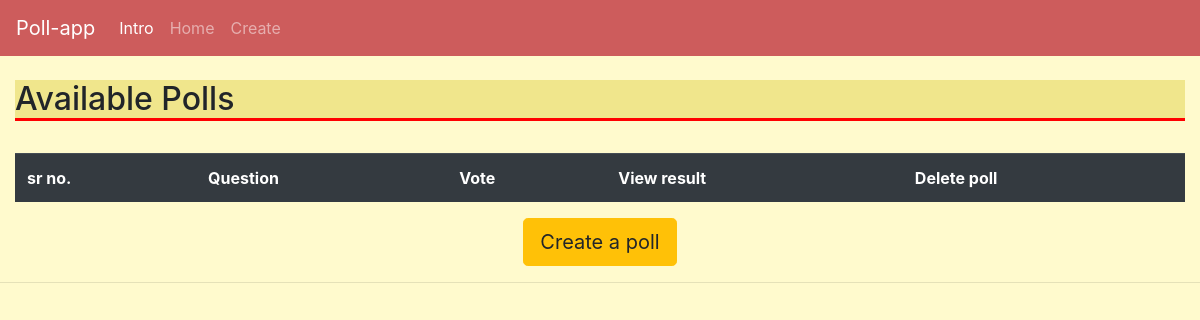
The page /index on the database as committed earlier.
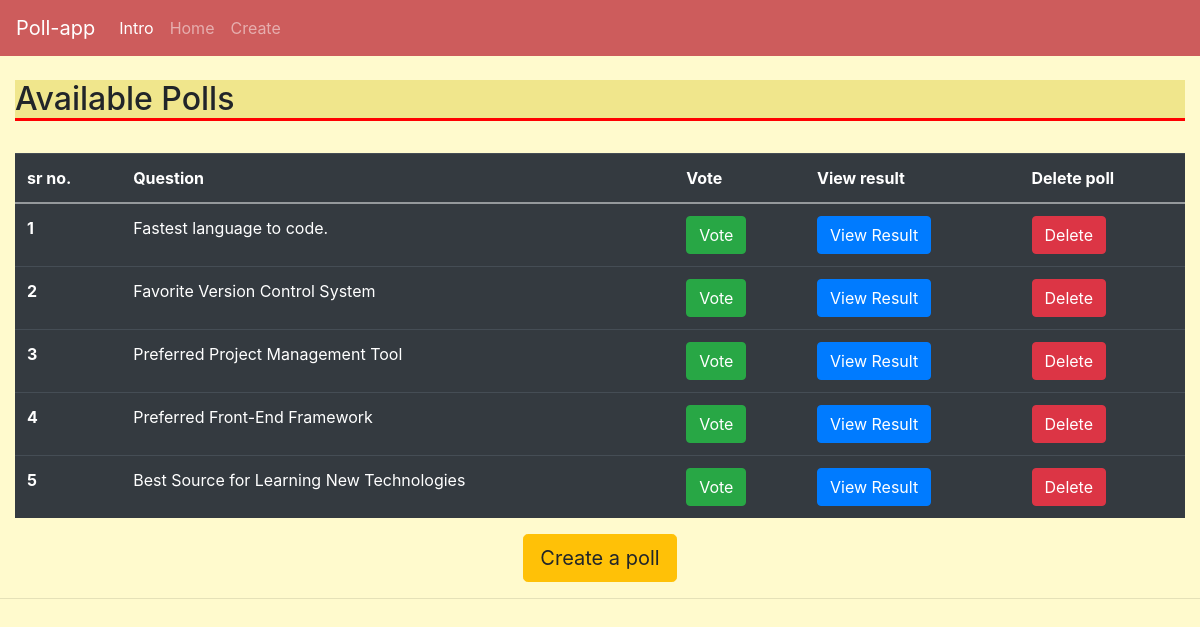
The same page on the database as committed later.
### app1/models.py (models this page shows, shortened)
class Createpoll(models.Model):
    que = models.TextField(max_length=500, null=True)
    opt1 = models.CharField(max_length=100, null=True)
    opt2 = models.CharField(max_length=100, null=True)
    opt3 = models.CharField(max_length=100, null=True)
    vo1 = models.IntegerField(null=True, default=0)
    vo2 = models.IntegerField(null=True, default=0)
    vo3 = models.IntegerField(null=True, default=0)

### app1/views.py (the view)
# urls.py: path('index', views.index, name='index'),
def index(request):
    polls = Createpoll.objects.all()
    context = {'polls': polls}
    return render(request, 'app1/index.html', context)

### app1/templates/app1/index.html (shortened to what this page needs)
{% extends 'app1/main.html' %}
{% block content %}
<br>
<h2 style="border-bottom: 3px solid red;
  background-color: khaki;">Available Polls</h2>
<br>
<div>
    <table class="table table-dark">
    <thread>
    <tr>
      <th scope="col">sr no.</th>
      <th scope="col">Question</th>
      <th scope="col">Vote</th>
      <th scope="col">View result</th>
        <th scope="col">Delete poll</th>
    </tr>
    <tbody>
    {% for i in polls %}
    <tr>
      <th scope="row">{{forloop.counter}}</th>
        <td>{{i.que}}</td>
        <td><a class="btn btn-success" href="{% url 'vote' i.id %}" role="button">Vote</a></td>
        <td><a class="btn btn-primary" href="{% url 'viewresult' i.id %}" role="button">View Result</a></td>
        <td><a class="btn btn-danger" href="{% url 'delete' i.id %}" role="button">Delete</a></td>
    </tr>
    {% endfor %}
    </tbody>
    </table>
</div>
<center>
    <a class="btn btn-warning btn-lg" href="{% url 'create' %}">Create a poll</a>
</center>
{% endblock %}

### app1/templates/app1/main.html (shortened to what this page needs)
<!doctype html>
<html lang="en">
  <head>
    <link rel="stylesheet" href="https://stackpath.bootstrapcdn.com/bootstrap/4.5.0/css/bootstrap.min.css">
  </head>
  <body>
  {%  include 'app1/navbar.html' %}
	<div class="container-fluid">
	{% block content %}
	{% endblock %}
    </div>
	<hr>
  </body>
</html>

### app1/templates/app1/navbar.html (shortened to what this page needs)
<nav class="navbar navbar-expand-lg navbar-dark" style="background-color: #CD5C5C;">
  <a class="navbar-brand" href="#">Poll-app</a>
  <div class="collapse navbar-collapse" id="navbarSupportedContent">
    <ul class="navbar-nav mr-auto">
      <li class="nav-item active">
        <a class="nav-link" href="{% url 'intro' %}">Intro</a>
      </li>
      <li class="nav-item ">
        <a class="nav-link" href="{% url 'index' %}">Home<span class="sr-only">(current)</span></a>
      </li>
      <li class="nav-item ">
        <a class="nav-link" href="{% url 'create' %}">Create</a>
      </li>
    </ul>
  </div>
</nav>

### app1/templates/app1/main.html (style rules this page uses)
body { background-color: #FFFACD; }

Rows that differ between the two databases and show on the page:
added Createpoll: que "Fastest language to code."
added Createpoll: que "Favorite Version Control System"
added Createpoll: que "Preferred Project Management Tool"
added Createpoll: que "Preferred Front-End Framework"
added Createpoll: que "Best Source for Learning New Technologies"
